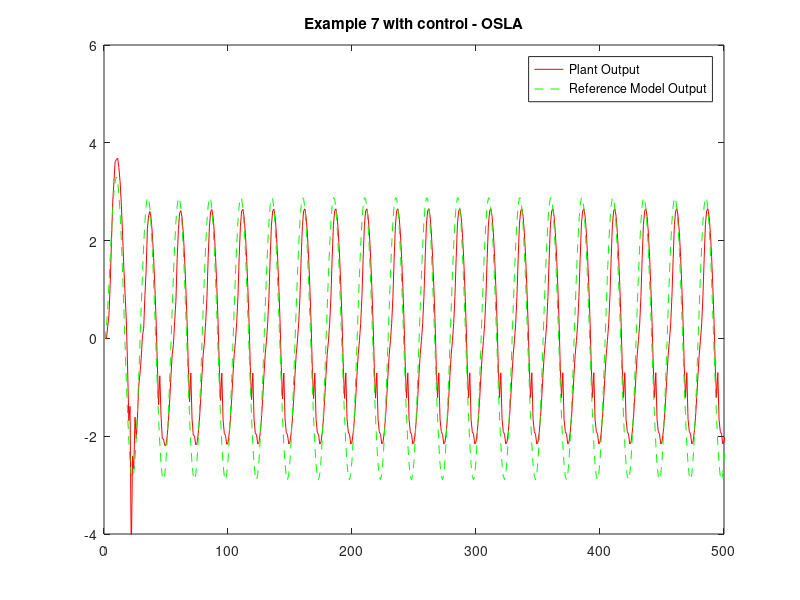

The MATLAB source for this figure:
clc;close all;clear all;

a = 1;
b = 1;
m0 = 2;
m1 = 18;
m2 = 1;
w1 = rand(m1,m0+1);
w2 = zeros(m2,m1+1);
lambda = 0.0001;
P = (1/lambda)*eye(m1+1);
n=0:1:100000;
yp = [0 0];
ym = [0 0];
u = 0;


for k = 1:length(n)
    
        p = [1;yp(end);yp(end-1)];
        
        r = sin(2*pi*k/25);
        
        yp1 = yp(end-1)*yp(end)*(yp(end) + 2.5)/(1 + (yp(end))^2 + (yp(end-1))^2) + u;

        ym1 = 0.6*ym(end) + 0.2*ym(end-1) + r;
        
        %FORWARD PASS
        
        v1 = w1*p; 
        phi_v1 = a*tanh(b*v1); 
        y1 = [1 ; phi_v1];
        v2 = w2*y1;
        y2 = v2;
        yphat = y2 + u;        
        
        e =  yp1 - yphat;
        
        %BACKWARD PASS
    
        P1 = P - (P*y1*y1'*P)/(1 + y1'*P*y1);
        P = P1;
        w2 = w2 + e*y1'*P1;        
    
        u = -y2 + 0.6*yp(end) + 0.2*yp(end-1) + r;
        yp = [yp yp1];
        ym=[ym ym1];
      
end

% ----------------------------------------------------------------------- %
%                           Plotting Graphs                               %
% ----------------------------------------------------------------------- %


K = 0:length(n)+1;
figure;
plot(K,yp,'-r',K,ym,'--g')
legend('Plant Output', 'Reference Model Output');
title('Example 7 with control - OSLA');
axis([0 500 -4 6]);
g=var(ym(3:end)-yp(3:end));
h=var(ym(3:end));
perf=(1-(g/h))*100;
disp(perf);
mse = sum((yp(3:end)-ym(3:end)).^2)/(length(yp(3:end)));
disp(mse);
